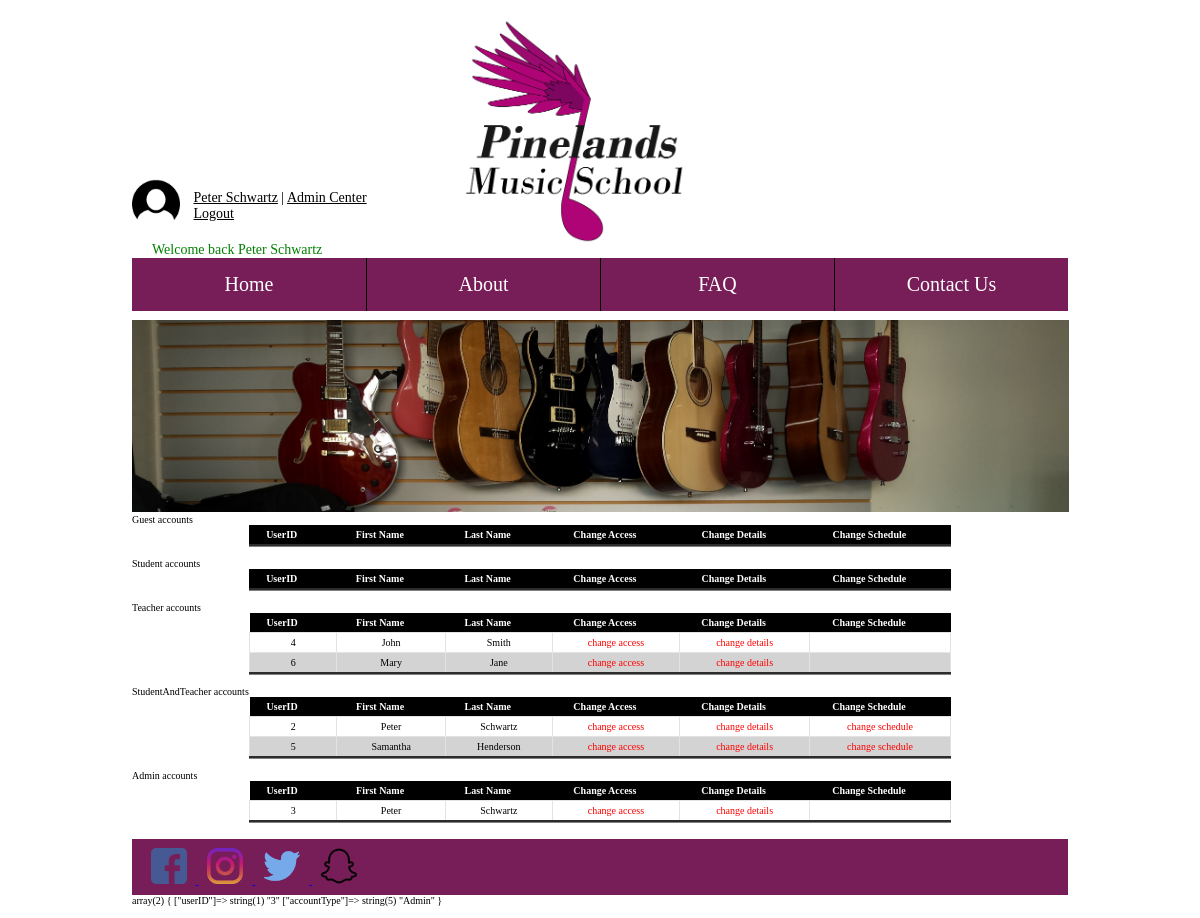
The page /pages/changeAuth.php (signed in) on the database as committed earlier.
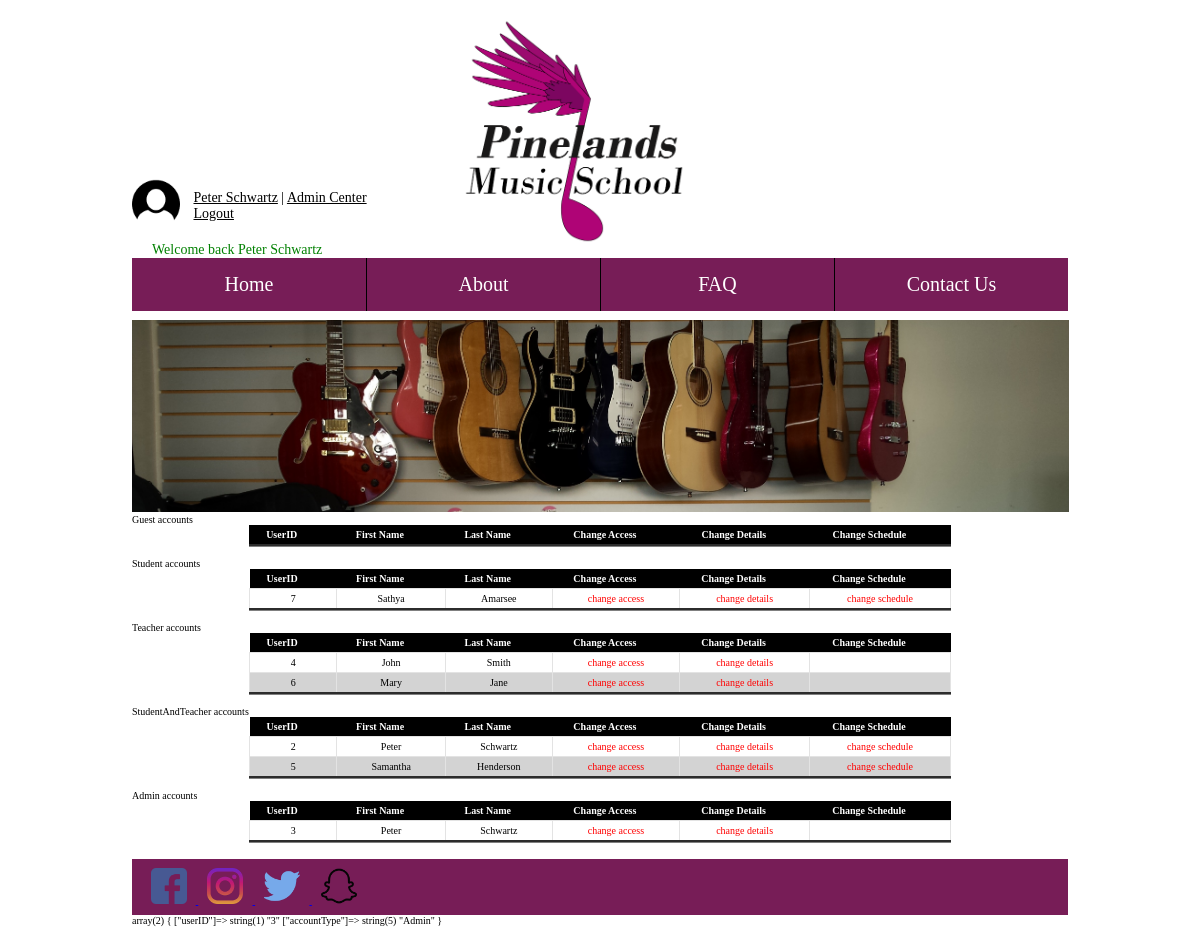
The same page on the database as committed later.
### tables this page shows
CREATE TABLE `users` (
  `UserID` int(11) NOT NULL AUTO_INCREMENT,
  `firstName` varchar(40) NOT NULL,
  `lastName` varchar(40) NOT NULL,
  `DOB` date NOT NULL,
  `gender` enum('Male','Female') NOT NULL,
  `facebookId` varchar(80) DEFAULT NULL,
  `email` varchar(80) NOT NULL,
  `password` varchar(64) NOT NULL,
  `salt` varchar(32) NOT NULL,
  `accountType` enum('Guest','Student','Teacher','StudentAndTeacher','Admin','Owner') NOT NULL DEFAULT 'Guest',
  `comCode` varchar(64) DEFAULT NULL,
  `parentName` varchar(100) DEFAULT NULL,
  `parentEmail` varchar(100) DEFAULT NULL,
  PRIMARY KEY (`UserID`),
  UNIQUE KEY `email` (`email`),
  KEY `UserID` (`UserID`),
  CONSTRAINT `fk_users_userAddress` FOREIGN KEY (`UserID`) REFERENCES `useraddress` (`userID`) ON DELETE NO ACTION ON UPDATE NO ACTION
);

### pages/changeAuth.php (the view, shortened to what this page needs)
  <?php
$pagetitle = "About";
include "../inc/connect.php";
include "../inc/header.php";
include "../inc/nav.php";
$column = array(
  'UserID' => 'userID',
  'First Name' => 'firstName',
  'Last Name' => 'lastName'
);
$accountTypes = array(
    0 => "Guest",
    1 => "Student",
    2 => "Teacher",
    3 => "StudentAndTeacher",
    4 => "Admin",
);
foreach ($accountTypes as $type) {
    $result= mysqli_query($con,"SELECT userID, firstName, lastName FROM users WHERE accountType='$type'");
    echo "$type accounts <br>";
    echo "<table id='changeAuthTables'><tr>";
    foreach ($column as $name => $col_name) {
      echo "<th>$name</th>";
    }
    echo "<th> Change Access </th>";
    echo "<th> Change Details </th>";
    echo "<th> Change Schedule </th> </tr>";
    while($row = mysqli_fetch_array($result)) {
      echo "<tr>";
      foreach ($column as $name => $col_name) {
        echo "<td>". $row[$col_name] . "</td>";
      }
      echo '<td><a href="changeAuthProcess.php?userID='.$row['userID'].'"><span class="changeAccess"> change access </span></a></td>';
      echo '<td><a href="adminModifyAccount.php?userID='.$row['userID'].'"><span class="changeAccess"> change details </span></a></td>';
      if(($type !== "Admin") && ($type !== "Guest") && ($type !== "Teacher"))
      {
        echo '<td><a href="changeSchedule.php?userID='.$row['userID'].'"><span class="changeAccess"> change schedule </span></a></td></tr>';
      } else {
        echo '<td></td></tr>';
      }
    }
    echo "</table><br>";
}
include "../inc/footer.php";
?>

### inc/header.php (shortened to what this page needs)
<!DOCTYPE html>
<html>
<head>
    <link href="../css/main.css" rel="stylesheet" />
    <link href="../css/faq.css" rel="stylesheet" />
</head>

### inc/nav.php (shortened to what this page needs)
<body>
        <div class="container">
          <span>
            <div class="headerContainer">
            <div class="userPanel">
                <div class="userPanelImage">
                <img src="../images/userImage/default-user-icon.png" />
                </div>
                <div class="userInfo">
                    <?php
                        if(isset($_SESSION['userID'])) {
                            ?>
                        <?php
                            $userID = $_SESSION['userID'];
                        $sql = "SELECT firstName, lastName FROM users WHERE userID='$userID'";
                        $result = mysqli_query($con, $sql);
                        $row = mysqli_fetch_array($result);
                        $userName = $row['firstName'] . " " . $row['lastName'];
                            ?>
                            <span><a href="../pages/myaccount.php"><?php echo $userName?></a> |
        <?php
        if((($_SESSION['accountType']) == 'Admin') || (($_SESSION['accountType']) == 'Owner')){
          echo '<a href="../pages/admincenter.php">Admin Center</a><br />';
        } else {
          echo '<a href="../pages/usercenter.php">User Center</a>';
          echo '<br /><a href="../pages/enrolPage.php"><b>ENROL</b></a> |';
        }
        ?>
         <a href="../pages/logout.php">Logout</a></span>
                    <?php
                        } else {
                    ?>
                <span><a href="../pages/login.php">Login</a> | <a href="../pages/createAccount.php">Register Account</a><br />
                    <?php
                        }
                    ?>
                    </div>
                    <div class="userMessage">
                <?php
                  if(isset($_SESSION['success'])) {
                        echo "<span class='success'>" . $_SESSION['success'] .  "</span>";
                    } elseif(isset($_SESSION["error"])) {
                        echo "<span class='error'>" . $_SESSION['error'] . "</span>";
                        unset($_SESSION['error']);
                    }
                    ?>
                    </div>
                </div>
                <div class="logo"> <img src="../images/TempLogo.png" /> </div>
            </div>
          </span>
            <nav id="nav" role="navigation"> <a href="#nav" title="Show Navigation">Show Navigation</a> <a href="#" title="Hide Navigation">Hide Navigation</a>
                <ul>
                    <li><a href="../pages/index.php">Home</a></li><li><a href="../pages/about.php">About</a></li><li><a href="../pages/faq.php">FAQ</a></li><li><a href="../pages/contact.php">Contact Us</a></li>
                </ul>
            </nav>
            <?php if($pagetitle == "About Us | Pinelands Music School"): ?>
              <div class="banner"> <img src="../images/banners/about.jpg" />
            <?php elseif($pagetitle == "Enrol | Pinelands Music School"): ?>
              <div class="banner"> <img src="../images/banners/enrol.jpg" />
            <?php elseif($pagetitle == "Contact Us | Pinelands Music School"): ?>
              <div class="banner">
            <?php else: ?>
              <div class="banner"> <img src="../images/banners/main.jpg" />
            <?php endif ?>
                  </div>

### inc/footer.php
        <footer class="footer">
            <div class="socialMediaIcons">
                    <a href="https://www.facebook.com">
                    <img  src="../images/socialMedia/facebook.png" alt="Facebook Link">
                    </a>
                    <a href="https://www.facebook.com">
                    <img  src="../images/socialMedia/instagram.png" alt="instagram Link">
                    </a>
                    <a href="https://www.facebook.com">
                    <img  src="../images/socialMedia/twitter.png" alt="twitter Link">
                    </a>
                    <a href="https://www.facebook.com">
                    <img  src="../images/socialMedia/snapchat.png" alt="snapchat Link">
                    </a>
                 </div>
        </footer>
<?php var_dump($_SESSION);?>
    </div>
</body>
</html>

### css/main.css (style rules this page uses)
* { box-sizing: border-box; }
header, section, footer, aside, nav, main, article, figure { display: block; }
body { font-size: 62.5%; margin: 0; padding: 0; }
.container { width: 100%; padding: 1%; margin: 0 auto; }
.banner { display: none; width: 100%; padding: 0px; }
.logo { margin: auto; display:none; text-align: right; width: 40%; }
.logo img { width: 60%; height: auto; }
.banner { display: inline-block; }
.banner img { width: 100.1%; height: auto; }
.userPanel { display: inline-block; font-size: 1.4em; width:90%; }
.userPanelImage { display: inline-block; }
.userPanelImage img { width: 100%; max-width: 48px; height: auto; }
.userInfo { display: inline-block; vertical-align: top; margin-top: 1%; padding: 10px; }
.userInfo a:link { color:#000000; }
.userMessage { display: inline-block; vertical-align: top; padding-top: 10px; }
.success { color: green; text-align: center; padding-left: 20px; }
.footer { background-color: #771d57; margin-top: 5px; padding: 1% }
.socialMediaIcons img { max-width: 36px; margin: 0 1%; }
table { border-collapse: collapse; width: 75%; margin: 0 auto; text-align:center; border-bottom-style: groove; }
table th { background-color: black; color: white; padding: 4px 30px 4px 8px; }
table td { border: 1px solid #e3e3e3; padding: 4px 8px; min-width: 25px; }
table tr:nth-child(odd) td { background-color: lightgray; }
table a { display:block; text-decoration:none; color: black; }
.changeAccess { color: red; }
#nav { position: relative; background: none; }
#nav > ul { list-style-type: none; display: none; padding: 0; margin: 0; height: auto; display: none; position: absolute; left: 0; right: 0; z-index: 400; }
#nav > ul > li { width: 99%; text-decoration-color: aqua; margin: 0 auto; border: 1px solid #4C4A4A; border-radius: 10px; background: #771d57; }
#nav ul li a { display: block; text-decoration: none; color: white; font-size: 20px; padding: 10px; text-align: center; font-weight: 500; }
@media screen and (min-width:700px) { .container { width: 99%; } }
@media screen and (min-width:700px) { .logo { display: inline-block; width: 25%; } }
@media screen and (min-width:700px) { .banner { display: inline-block; } }
@media screen and (min-width:700px) { .logo { margin: 0 auto; display: inline-block; width: 40%; text-align: left; } }
@media screen and (min-width:700px) { .logo img { width: 60%; height: auto; } }
@media screen and (min-width:700px) { .userPanel { width:35%; } }
@media screen and (min-width:700px) { #nav { width: 100%; font-weight: 400; margin-bottom: 1%; } }
@media screen and (min-width:700px) { #nav ul { display: inherit; position: inherit; margin: 0; padding: 0; overflow: hidden; } }
@media screen and (min-width:700px) { #nav ul li { display: inline-block; border: none; border-radius: 0; border-left: 1px solid #000; width: 25%; text-align: center; } }
@media screen and (min-width:700px) { #nav ul li:first-child { border: none; } }
@media screen and (min-width:700px) { #nav ul li a { border-radius: 0; display: block; padding: 15px; text-decoration: none; font-size 1.0em; } }
@media screen and (min-width:1000px) { .container { width: 80%; max-width: 1000px; } }

Rows that differ between the two databases and show on the page:
added users: UserID "7", firstName "Sathya", lastName "Amarsee", shown under "Student"
